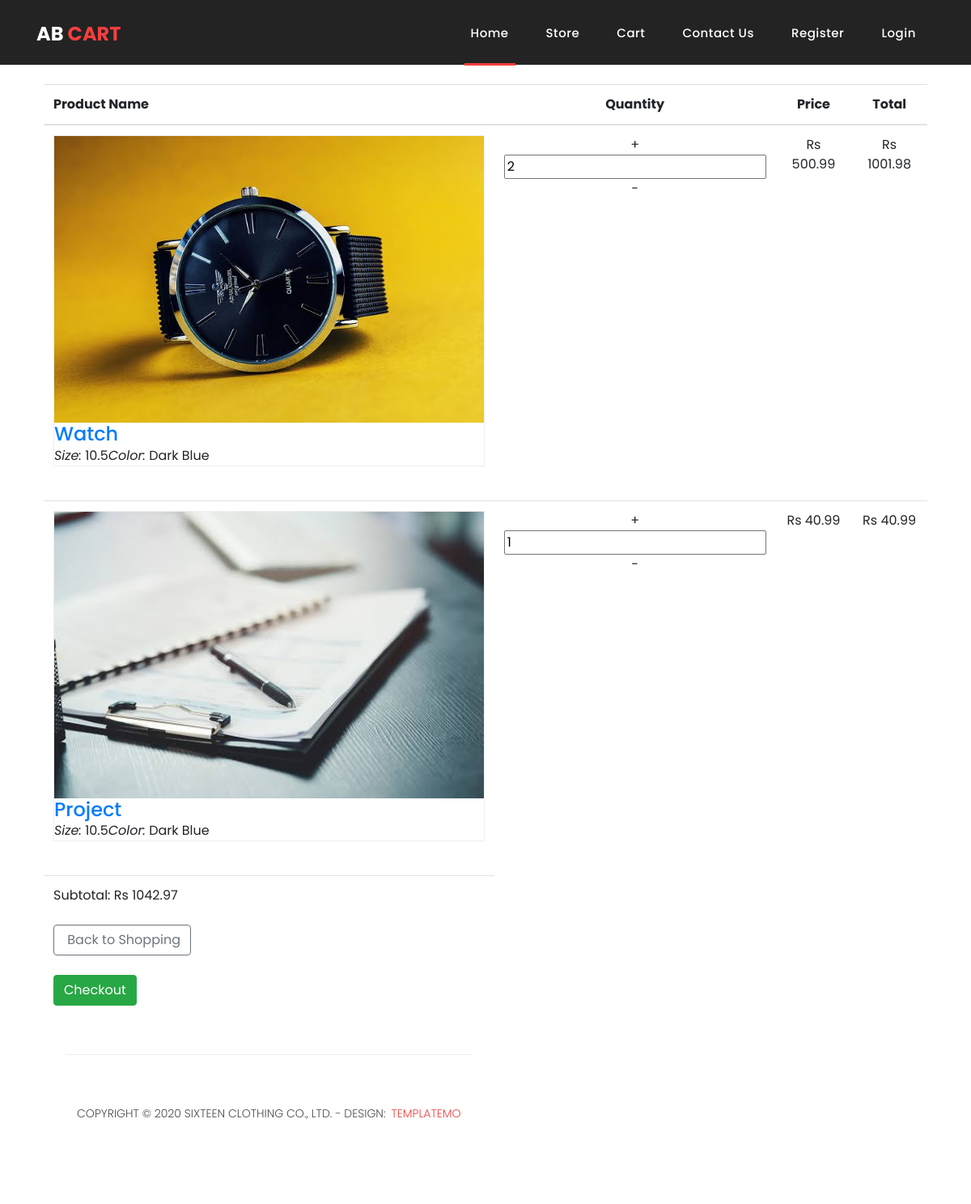
The app's page /cart (signed in) with its own data.
### products/models.py (models this page shows, shortened)
class OrderItem(models.Model):
    product = models.ForeignKey(Product,on_delete=models.SET_NULL , null=True)
    order = models.ForeignKey(Order,on_delete=models.SET_NULL , null=True )
    quantity = models.IntegerField(default=0,null=True,blank=True)
    date_added = models.DateTimeField(auto_now_add=True)
    @property
    def get_total(self):
        total = self.product.price * self.quantity
        return total

class Product(models.Model):
    name = models.CharField(max_length=200,null=True)
    price = models.DecimalField(max_digits=7,decimal_places=2)
    digital = models.BooleanField(default=False,null=True,blank=False)
    image = models.ImageField(null=True,blank=True)
    @property
    def imageURL(self):
        try:
            url = self.image.url
        except:
            url = ''
        return url

class Order(models.Model):
    customer = models.ForeignKey(Customer,on_delete=models.SET_NULL , null=True)
    date_ordered = models.DateTimeField(auto_now_add= True)
    complete = models.BooleanField(default=False , null=True,blank=False)
    transaction_id = models.CharField(max_length=200 , null=True)
    @property
    def get_cart_total(self):
        orderitems = self.orderitem_set.all()
        total = sum([item.get_total for item in orderitems])
        return total

### products/views.py (the view)
# urls.py: path('cart',views.cart,name='cart'),
def cart(request):
     if request.user.is_authenticated:
          customer = request.user.customer
          order , created = Order.objects.get_or_create(customer=customer , complete =False)
          items = order.orderitem_set.all()
     else:
        items = []
        order = {'get_cart_total':0 , 'get_cart_items': 0 , 'shipping':False}
     context = {'items':items, 'order' :order}
     return render(request, "cart.html", context)

### templates/cart.html (shortened to what this page needs)
{% extends 'base.html' %}
{% load static %}
{% block content %}
<head>
<div class="container padding-bottom-3x mb-1 p-4">
    <div class="alert alert-info alert-dismissible fade show text-center" style="margin-bottom: 30px;"> <strong></strong> </div>
    <div class="table-responsive shopping-cart">
        <table class="table">
            <thead>
                <tr>
                    <th>Product Name</th>
                    <th class="text-center">Quantity</th>
                    <th class="text-center">Price</th>
                    <th class="text-center">Total</th>
                </tr>
            </thead>
            <tbody>
                <tr>
                    <td>
                        {% for item in items %}
                        <div class="product-item">
                            <a class="product-thumb" href="#"><img src="{{item.product.imageURL}}" alt="Product"></a>
                            <div class="product-info">
                                <h4 class="product-title"><a href="#">{{item.product.name}}</a></h4><span><em>Size:</em> 10.5</span><span><em>Color:</em> Dark Blue</span>
                            </div>
                        </div>
                    </td>
                    <td class="text-center">
                        <form>
                            <div data-product={{item.product.id}} data-action="add" class="value-button update-cart" id="decrease" onclick="decreaseValue()" value="Decrease Value">+</div>
                            <input type="number" id="number" value={{item.quantity}} />
                            <div data-product={{item.product.id}} data-action="remove" class="value-button update-cart" id="increase" onclick="increaseValue()" value="Increase Value">-</div>
                          </form>
                    </td>
                    <td class="text-center text-lg text-medium">Rs {{item.product.price|floatformat:2}}</td>
                    <td class="text-center text-lg text-medium">Rs {{item.get_total}}</td>
                </tr>
                <tr>
                    <td>
    {% endfor %}
    </div>
    <div class="shopping-cart-footer">
        <div class="column text-lg">Subtotal: <span class="text-medium">Rs {{order.get_cart_total|floatformat:2}}</span></div>
        <br>
    </div>
    <div class="shopping-cart-footer">
        <div class="column"><a class="btn btn-outline-secondary" href="{% url 'store' %}">&nbsp;Back to Shopping</a></div>
        <br>
        <div class="column"></a>
          <a class="btn btn-success" href="{% url 'checkout' %}">Checkout</a></div>
    </div>
</div>
</head>
{% endblock %}

### static/assets/css/templatemo-sixteen.css (style rules this page uses)
body { font-family: 'Poppins', sans-serif; overflow-x: hidden; text-rendering: optimizeLegibility; -webkit-font-smoothing: antialiased; -moz-osx-font-smoothing: grayscale; }
a { text-decoration: none!important; }
h1,h2,h3,h4,h5,h6 { margin: 0px; }
.product-item { border: 1px solid #eee; margin-bottom: 30px; }
.product-item img { width: 100%; overflow: hidden; }

### records on screen
OrderItem: product.imageURL (picture), product.name "Watch", quantity "2", product.price "500.99", get_total "1001.98"
OrderItem: product.imageURL (picture), product.name "Project", quantity "1", product.price "40.99", get_total "40.99"
Order: get_cart_total "1042.97"
